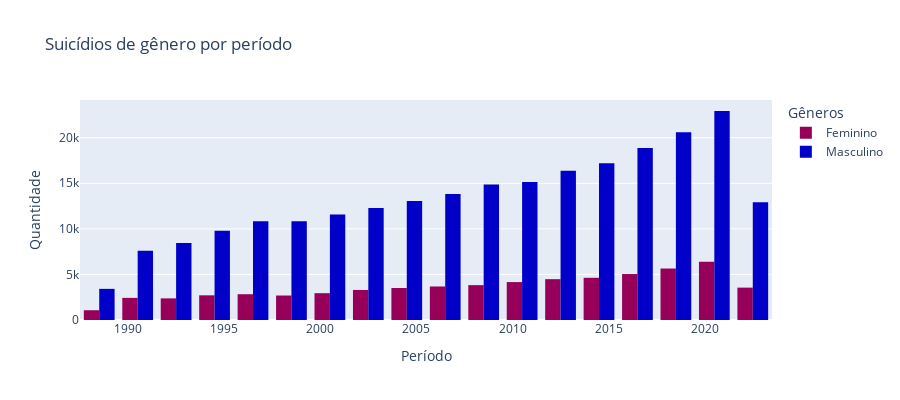

Notebook source saved alongside this figure:
### Code cell
#vertical bar label por genero por periodo
dadosGeneros = BancoLocal.buscar_dados('gen_periodo')

dadosGeneros = dadosGeneros.rename(columns={'descricao':'Gêneros', 'quantidade':'Quantidade', 'ano':'Período'})

analiseGeneroPeriodo = AnaliseGenero(dadosGeneros, 'Período', 'Quantidade', 'Gêneros', 'histogram')
analiseGeneroPeriodo.criar_grafico()

### Figure 1 — Plotly figure (JSON) as saved in the notebook; plotly's stock layout.template omitted (floating-point values rounded to 4 significant figures)
{"data": [{"alignmentgroup": "True", "bingroup": "x", "histfunc": "sum", "hovertemplate": "Gêneros=Feminino<br>Período=%{x}<br>sum of Quantidade=%{y}<extra></extra>", "legendgroup": "Feminino", "marker": {"color": "rgb(150,0,90)", "pattern": {"shape": ""}}, "name": "Feminino", "nbinsx": 17, "offsetgroup": "Feminino", "orientation": "v", "showlegend": true, "type": "histogram", "x": [1989, 1990, 1991, 1992, 1993, 1994, 1995, 1996, 1997, 1998, 1999, 2000, 2001, 2002, 2003, 2004, 2005, 2006, 2007, 2008, 2009, 2010, 2011, 2012, 2013, 2014, 2015, 2016, 2017, 2018, 2019, 2020, 2021, 2022], "xaxis": "x", "y": [1073, 1225, 1202, 1180, 1193, 1299, 1410, 1407, 1423, 1457, 1230, 1382, 1560, 1694, 1604, 1706, 1805, 1805, 1872, 1953, 1872, 2073, 2089, 2257, 2223, 2233, 2396, 2378, 2664, 2729, 2919, 2964, 3431, 3553], "yaxis": "y"}, {"alignmentgroup": "True", "bingroup": "x", "histfunc": "sum", "hovertemplate": "Gêneros=Masculino<br>Período=%{x}<br>sum of Quantidade=%{y}<extra></extra>", "legendgroup": "Masculino", "marker": {"color": "rgb(0,0,200)", "pattern": {"shape": ""}}, "name": "Masculino", "nbinsx": 17, "offsetgroup": "Masculino", "orientation": "v", "showlegend": true, "type": "histogram", "x": [1989, 1990, 1991, 1992, 1993, 1994, 1995, 1996, 1997, 1998, 1999, 2000, 2001, 2002, 2003, 2004, 2005, 2006, 2007, 2008, 2009, 2010, 2011, 2012, 2013, 2014, 2015, 2016, 2017, 2018, 2019, 2020, 2021, 2022], "xaxis": "x", "y": [3417, 3618, 3980, 4081, 4354, 4632, 5174, 5332, 5496, 5525, 5300, 5398, 6177, 6028, 6256, 6311, 6744, 6834, 6995, 7375, 7500, 7375, 7762, 8061, 8309, 8419, 8780, 9053, 9826, 9999, 10599, 10868, 12064, 12908], "yaxis": "y"}], "layout": {"barmode": "group", "height": 400, "legend": {"title": {"text": "Gêneros"}, "tracegroupgap": 0}, "title": {"text": "Suicídios de gênero por período"}, "xaxis": {"anchor": "y", "domain": [0, 1], "title": {"text": "Período"}}, "yaxis": {"anchor": "x", "domain": [0, 1], "title": {"text": "Quantidade"}}}}
